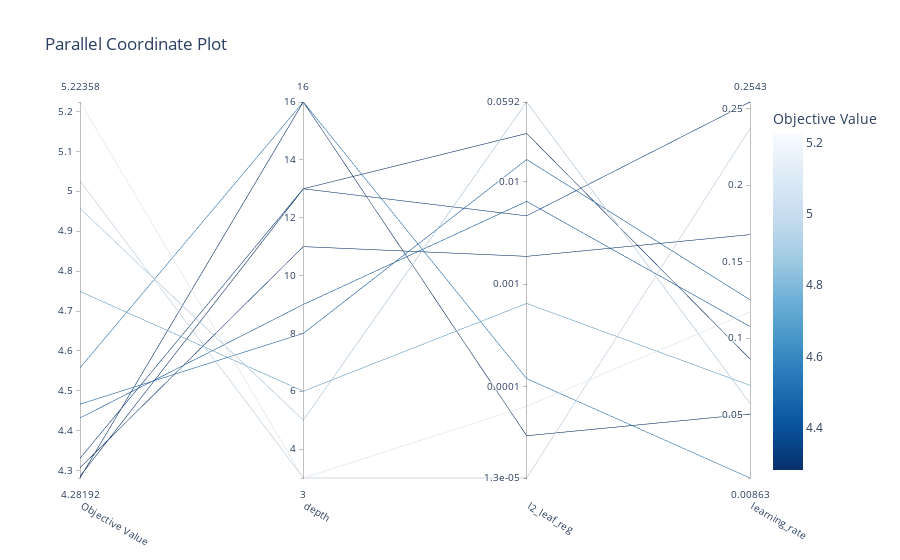

The cell this chart's notebook holds for it:
### Code cell
# 파라미터들관의 관계
optuna.visualization.plot_parallel_coordinate(CBR_study)

### Figure 1 — Plotly figure (JSON) as saved in the notebook; plotly's stock layout.template omitted (floating-point values rounded to 4 significant figures)
{"data": [{"dimensions": [{"label": "Objective Value", "range": [4.282, 5.224], "values": [5.026, 4.432, 4.286, 4.282, 4.957, 4.307, 4.749, 4.331, 4.467, 5.224, 4.558]}, {"label": "depth", "range": [3, 16], "values": [3, 9, 13, 16, 5, 11, 6, 13, 8, 3, 16]}, {"label": "l2_leaf_reg", "range": [-4.885, -1.228], "ticktext": ["1.3e-05", "0.0001", "0.001", "0.01", "0.0592"], "tickvals": [-4.885, -4, -3, -2, -1.228], "values": [-4.885, -2.195, -1.534, -4.474, -1.228, -2.729, -3.187, -2.335, -1.787, -4.188, -3.919]}, {"label": "learning_rate", "range": [0.008626, 0.2543], "values": [0.2369, 0.1076, 0.08637, 0.05042, 0.05735, 0.1676, 0.06915, 0.2543, 0.1251, 0.1172, 0.008626]}], "labelangle": 30, "labelside": "bottom", "line": {"color": [5.026, 4.432, 4.286, 4.282, 4.957, 4.307, 4.749, 4.331, 4.467, 5.224, 4.558], "colorbar": {"title": {"text": "Objective Value"}}, "colorscale": [[0, "rgb(247,251,255)"], [0.125, "rgb(222,235,247)"], [0.25, "rgb(198,219,239)"], [0.375, "rgb(158,202,225)"], [0.5, "rgb(107,174,214)"], [0.625, "rgb(66,146,198)"], [0.75, "rgb(33,113,181)"], [0.875, "rgb(8,81,156)"], [1, "rgb(8,48,107)"]], "reversescale": true, "showscale": true}, "type": "parcoords"}], "layout": {"title": {"text": "Parallel Coordinate Plot"}}}
